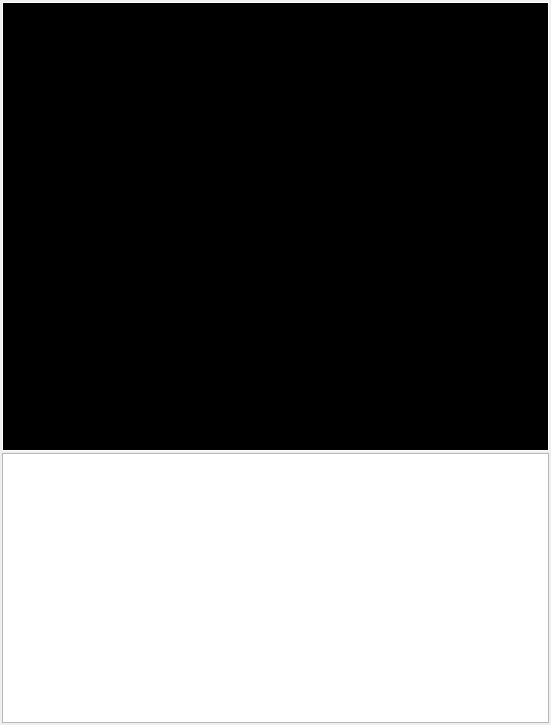
<?xml version="1.0" encoding="UTF-8"?>
<ui version="4.0">
 <class>CapSenseForm</class>
 <widget class="QWidget" name="CapSenseForm">
  <property name="geometry">
   <rect>
    <x>0</x>
    <y>0</y>
    <width>551</width>
    <height>725</height>
   </rect>
  </property>
  <property name="windowTitle">
   <string>Form</string>
  </property>
  <layout class="QVBoxLayout" name="verticalLayout" stretch="5,3">
   <property name="spacing">
    <number>2</number>
   </property>
   <property name="leftMargin">
    <number>2</number>
   </property>
   <property name="topMargin">
    <number>2</number>
   </property>
   <property name="rightMargin">
    <number>2</number>
   </property>
   <property name="bottomMargin">
    <number>2</number>
   </property>
   <item>
    <widget class="ImageZoomView" name="img_view_1">
     <property name="styleSheet">
      <string notr="true">background-color: rgb(0, 0, 0);
border: 1px solid rgb(255, 255, 255);
color: rgb(255, 255, 255);</string>
     </property>
     <property name="text">
      <string/>
     </property>
    </widget>
   </item>
   <item>
    <widget class="QTableWidget" name="tableWidget">
     <property name="maximumSize">
      <size>
       <width>16777215</width>
       <height>16777215</height>
      </size>
     </property>
    </widget>
   </item>
  </layout>
 </widget>
 <customwidgets>
  <customwidget>
   <class>ImageZoomView</class>
   <extends>QLabel</extends>
   <header>imagezoomview.h</header>
  </customwidget>
 </customwidgets>
 <resources/>
 <connections/>
</ui>
